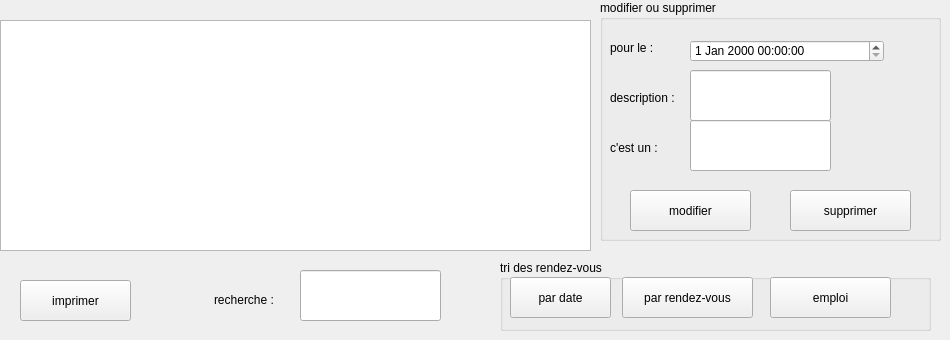
      <widget class="QWidget" name="tab_12">
       <attribute name="title">
        <string>afficher le pallning</string>
       </attribute>
       <widget class="QTableView" name="tabemploi">
        <property name="geometry">
         <rect>
          <x>0</x>
          <y>20</y>
          <width>591</width>
          <height>231</height>
         </rect>
        </property>
       </widget>
       <widget class="QPushButton" name="imprimer">
        <property name="geometry">
         <rect>
          <x>20</x>
          <y>280</y>
          <width>111</width>
          <height>41</height>
         </rect>
        </property>
        <property name="text">
         <string>imprimer</string>
        </property>
       </widget>
       <widget class="QGroupBox" name="groupBox_2">
        <property name="geometry">
         <rect>
          <x>600</x>
          <y>0</y>
          <width>341</width>
          <height>241</height>
         </rect>
        </property>
        <property name="styleSheet">
         <string notr="true"/>
        </property>
        <property name="title">
         <string>modifier ou supprimer</string>
        </property>
        <widget class="QLabel" name="label_13">
         <property name="geometry">
          <rect>
           <x>10</x>
           <y>40</y>
           <width>55</width>
           <height>16</height>
          </rect>
         </property>
         <property name="text">
          <string>pour le :</string>
         </property>
        </widget>
        <widget class="QLabel" name="label_14">
         <property name="geometry">
          <rect>
           <x>10</x>
           <y>90</y>
           <width>71</width>
           <height>16</height>
          </rect>
         </property>
         <property name="text">
          <string>description :</string>
         </property>
        </widget>
        <widget class="QLabel" name="label_15">
         <property name="geometry">
          <rect>
           <x>10</x>
           <y>140</y>
           <width>55</width>
           <height>16</height>
          </rect>
         </property>
         <property name="text">
          <string>c'est un :</string>
         </property>
        </widget>
        <widget class="QDateTimeEdit" name="datehm">
         <property name="geometry">
          <rect>
           <x>90</x>
           <y>40</y>
           <width>194</width>
           <height>22</height>
          </rect>
         </property>
        </widget>
        <widget class="QLineEdit" name="rendez_vousm">
         <property name="geometry">
          <rect>
           <x>90</x>
           <y>70</y>
           <width>141</width>
           <height>51</height>
          </rect>
         </property>
        </widget>
        <widget class="QLineEdit" name="emploim">
         <property name="geometry">
          <rect>
           <x>90</x>
           <y>120</y>
           <width>141</width>
           <height>51</height>
          </rect>
         </property>
        </widget>
        <widget class="QPushButton" name="modifier">
         <property name="geometry">
          <rect>
           <x>30</x>
           <y>190</y>
           <width>121</width>
           <height>41</height>
          </rect>
         </property>
         <property name="text">
          <string>modifier</string>
         </property>
        </widget>
        <widget class="QPushButton" name="supprimer">
         <property name="geometry">
          <rect>
           <x>190</x>
           <y>190</y>
           <width>121</width>
           <height>41</height>
          </rect>
         </property>
         <property name="text">
          <string>supprimer</string>
         </property>
        </widget>
       </widget>
       <widget class="QLabel" name="label_16">
        <property name="geometry">
         <rect>
          <x>214</x>
          <y>290</y>
          <width>91</width>
          <height>20</height>
         </rect>
        </property>
        <property name="text">
         <string>recherche :</string>
        </property>
       </widget>
       <widget class="QLineEdit" name="lineEdit_4">
        <property name="geometry">
         <rect>
          <x>300</x>
          <y>270</y>
          <width>141</width>
          <height>51</height>
         </rect>
        </property>
       </widget>
       <widget class="QGroupBox" name="groupBox_5">
        <property name="geometry">
         <rect>
          <x>500</x>
          <y>260</y>
          <width>431</width>
          <height>71</height>
         </rect>
        </property>
        <property name="styleSheet">
         <string notr="true"/>
        </property>
        <property name="title">
         <string>tri des rendez-vous</string>
        </property>
        <widget class="QPushButton" name="tridate">
         <property name="geometry">
          <rect>
           <x>10</x>
           <y>17</y>
           <width>101</width>
           <height>41</height>
          </rect>
         </property>
         <property name="text">
          <string>par date</string>
         </property>
        </widget>
        <widget class="QPushButton" name="trirendez">
         <property name="geometry">
          <rect>
           <x>122</x>
           <y>17</y>
           <width>131</width>
           <height>41</height>
          </rect>
         </property>
         <property name="text">
          <string>par rendez-vous</string>
         </property>
        </widget>
        <widget class="QPushButton" name="triemp">
         <property name="geometry">
          <rect>
           <x>270</x>
           <y>17</y>
           <width>121</width>
           <height>41</height>
          </rect>
         </property>
         <property name="text">
          <string>emploi</string>
         </property>
        </widget>
       </widget>
      </widget>
